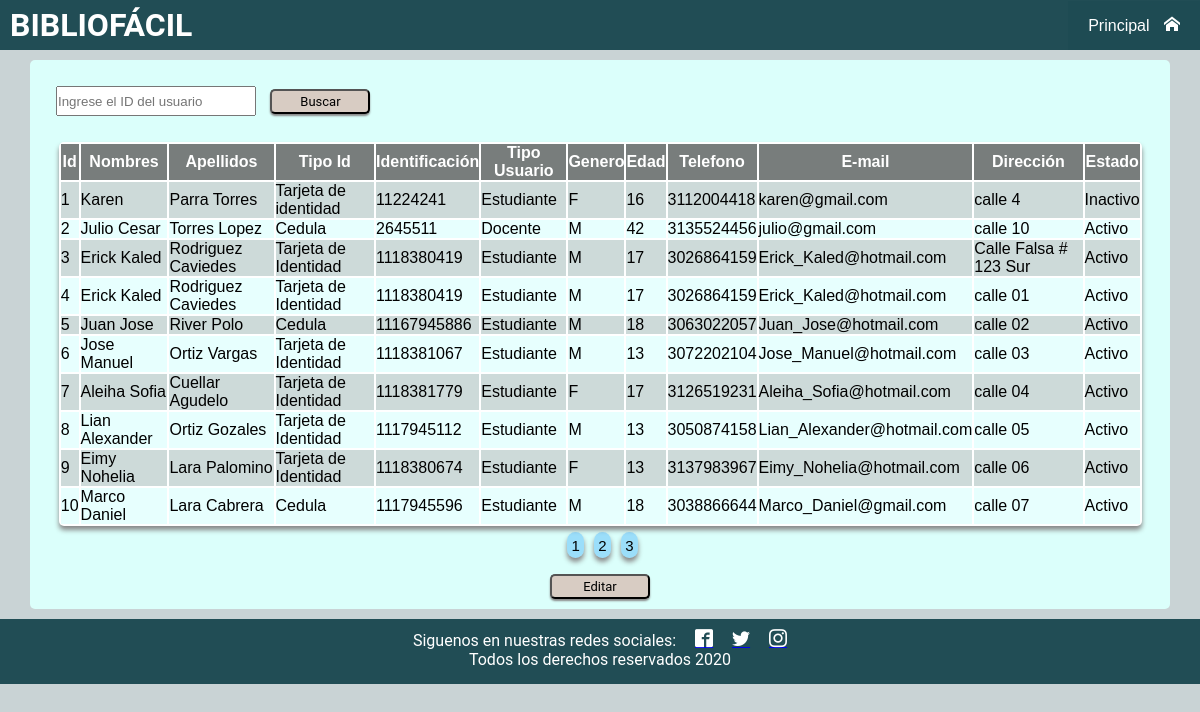
Screenshot of /editaUsuario.php with the database file from the repository.
### tables this page shows
CREATE TABLE `usuario` (
  `id_usuario` int(11) NOT NULL,
  `nombres` varchar(255) NOT NULL,
  `apellidos` varchar(50) NOT NULL,
  `tipo_usuario` varchar(100) DEFAULT NULL,
  `genero` varchar(50) NOT NULL,
  `edad` int(2) NOT NULL,
  `telefono` varchar(11) NOT NULL,
  `email` varchar(100) NOT NULL,
  `dirección` varchar(100) NOT NULL,
  `tipo_Id` varchar(50) DEFAULT NULL,
  `identificación` bigint(11) NOT NULL,
  `fecha_activacion` date DEFAULT current_timestamp(),
  `estado_usuario` int(1) DEFAULT NULL,
  `paz_y_salvo` varchar(2) NOT NULL DEFAULT 'S'
);

### editaUsuario.php (the view, shortened to what this page needs)
<?php
require_once('php/Conexion_bd.php');
$usuarios_activos = "SELECT id_usuario, nombres, apellidos, tipo_id, identificación, tipo_usuario,
	                 genero, edad, telefono, email, dirección, estado_usuario
                     FROM usuario";
$usuario_buscado = isset($_GET['id']) ?$_GET['id'] : '';
$usuario_lista = explode(' ', $usuario_buscado);
$arreglo = array();
$l = 0;
foreach($usuario_lista as $usuario_busca)
{
    $usuarios_activos .=" WHERE id_usuario LIKE :search{$l}";
    $arreglo[":search{$l}"] = '%' . $usuario_busca . '%';
    $l++;
}
$sentencia_conteo = $pdo->prepare($usuarios_activos);
$sentencia_conteo->execute($arreglo);
$resultado_sin_paginar = COUNT($sentencia_conteo->fetchAll());
$filas_a_mostrar = 10;
$total_paginas_a_mostrar = ceil($resultado_sin_paginar/$filas_a_mostrar);
$pagina_actual = isset($_GET['page']) ? $_GET['page'] : 0;
$parametro_pagina_sql = $pagina_actual * $filas_a_mostrar;
$usuarios_activos .= " LIMIT {$parametro_pagina_sql},{$filas_a_mostrar}";
$usuarios=$pdo->prepare($usuarios_activos);
$usuarios->execute($arreglo);
$resultado = $usuarios->fetchAll();
?>
<!DOCTYPE html>
<html>
    <head>
        <link rel="stylesheet" href="fonts/style.css">
        <link rel="stylesheet" href="css/hojaEstilos_editaUsario.css">
    </head>
<body>
    <header>
     <h1 class="h1">BIBLIOFÁCIL</h1>
       <nav class="menu">
           <ul>
                <li class = "submenu" ><a href="Principal_02.php">Principal
                   <span class="icon-home"></span></a>
                </li>
           </ul>
       </nav>
    </header>
    <div class="buscar" >
        <form id="buscar_form" method="get">
            <label for="">
            <input id="buscar_caja" type="text" name = "id" placeholder = "Ingrese el ID del usuario" value = "<?php echo $usuario_busca; ?>">
            <input id="buscar_envio" type="submit" name:= "buscar"  value="Buscar" >
            </label>
        </form>
    <div class="div_formulario">
    <table class="table1">
        <thead>
         <tr id="titulo_t1">
              <th>Id</th><th>Nombres</th><th>Apellidos</th><th>Tipo Id</th><th>Identificación</th>
              <th>Tipo Usuario</th><th>Genero</th><th>Edad</th><th>Telefono</th>
              <th>E-mail</th><th>Dirección</th><th>Estado</th>
         </tr>
        </thead>
        <tbody>
        <?php
            foreach($resultado as $rs)
            {
        ?>
          <tr>
              <td><?php echo  $rs['id_usuario']; ?></td>
              <td><?php echo  $rs['nombres']; ?></td>
              <td><?php echo  $rs['apellidos']; ?></td>
              <td><?php echo  $rs['tipo_id']; ?></td>
              <td><?php echo  $rs['identificación']; ?></td>
              <td><?php echo  $rs['tipo_usuario']; ?></td>
              <td><?php echo  $rs['genero']; ?></td>
              <td><?php echo  $rs['edad']; ?></td>
              <td><?php echo  $rs['telefono']; ?></td>
              <td><?php echo  $rs['email']; ?></td>
              <td><?php echo  $rs['dirección']; ?></td>
              <td id="estado" ><?php if($rs['estado_usuario'] == 1)
                        {
                            echo('Activo');
                        }
                        else
                        {
                            echo('Inactivo');
                        }
                   ?>
                </td>
          </tr>
        <?php
            }
        ?>
        </tbody>
    </table>
    <div id='boton_paginado'>
        <?php
            for($i = 1; $i <= $total_paginas_a_mostrar; $i++ )
                {
        ?>
            <li id="li" >
                <a id="paginado"  href="editaUsuario.php?page=<?php echo $i-1;?>" aria-label="page <?php echo $i;?>">
                    <?php echo $i;?>
                </a>
            </li>
        <?php
                }
        ?>
    </div>
    </div>
        <div class="form_edita">
            <button id="muestra" onclick="muestraFormulario()">Editar</button>
        </div>
    </div>
    <footer class="footer">
        <p>
            Siguenos en nuestras redes sociales:
            <a href="#" ><span class="icon-facebook2"></span></a>
            <a href="#" ><span class="icon-twitter"></span></a>
            <a href="#" ><span class="icon-instagram"></span></a><br>
            Todos los derechos reservados 2020
        </p>
    </footer>
</body>
</html>

### css/hojaEstilos_editaUsario.css (style rules this page uses)
* { margin: 0; padding: 0; box-sizing: border-box; font-family: sans-serif; }
body { background: rgba(30, 75, 83, 0.24); }
header { height: 50px; background: rgba(30, 75, 83, 0.98); color: #fff; display: flex; justify-content: flex-end; align-items: center; margin-bottom: 10px; }
h1 { color: #fff; margin-right: auto; padding: 10px; border-color: #747d8c; font-family: 'Roboto', sans-serif; }
.menu ul { background: rgba(30, 75, 83, 0.98); display:flex; list-style: none; }
.menu a { display: block; padding: 15px 20px; color:#fff; text-decoration: none; }
.menu a span { margin-left: 10px; }
.buscar { background: #DBFFFB; border-radius: 5px; margin-bottom: 15px; width: 95%; margin-top: 20px; margin-bottom: 20px; margin: auto; }
#buscar_form { padding: 1em; }
#buscar_caja { width: 200px; height: 30px; margin: 10px 10px; }
#buscar_envio { width: 100px; height: 25px; background: #D8CCC3; margin: auto; margin-bottom: 10px; color:#000; border-radius: 5px; cursor: pointer; font-family: 'Roboto', sans-serif; font-size: 13px; -webkit-box-shadow: 0 2px 2px #888888; -moz-box-shadow: 0 2px 2px #888888; box-shadow: 0 2px 2px #888888; }
.form_edita { text-align: center; }
#muestra { width: 100px; height: 25px; background: #D8CCC3; margin: auto; margin-bottom: 10px; color:#000; font-family: 'Roboto', sans-serif; font-size: 13px; border-radius: 5px; cursor: pointer; -webkit-box-shadow: 0 2px 2px #888888; -moz-box-shadow: 0 2px 2px #888888; box-shadow: 0 2px 2px #888888; }
p { font-family: 'Roboto', sans-serif; font-size: 20px }
#boton_paginado { margin: auto; text-align: center; margin-top: 10px; margin-bottom: 20px; }
#li { list-style: none; text-align: center; cursor: pointer; display: inline-block; }
#paginado { text-decoration: none; color: #000; background: rgba(0, 143, 248, 0.29); padding: 0.3em; margin-left: 5px; border-radius: 3em; font-size: 15px; -webkit-box-shadow: 0 10px 5px #888888; -moz-box-shadow: 0 10px 5px #888888; box-shadow: 0 4px 5px #888888; }
.div_formulario { margin: auto; }
.table1 { width: 95%; margin-left: 1.8em; background: rgb(255, 255, 255); font-family: 'Roboto', sans-serif; border-radius: 5px; -webkit-box-shadow: 0 10px 5px #888888; -moz-box-shadow: 0 10px 5px #888888; box-shadow: 0 4px 5px #888888; margin-bottom: 10px; }
#titulo_t1 { background: rgba(49, 56, 55, 0.65); border: 0; color:#fff; }
.table1 tr:nth-child(odd) { background: rgba(178, 198, 197, 0.65); }
.table1 tr:nth-child(even) { background: rgba(218, 255, 253, 0.65) ; }
.footer { width: 100%; height: 65px; background-color: rgba(30, 75, 83, 0.98); overflow: hidden; margin-top: 10px; }
.footer p { text-align: center; color: #fff; font-size: 16px; margin-top: 10px; }
.footer a span { margin-left: 15px; font-size: 18px; color:#fff; }

### rows the page displays
usuario: id_usuario "1", nombres "Karen", apellidos "Parra Torres", tipo_Id "Tarjeta de identidad", identificación "11224241", tipo_usuario "Estudiante", genero "F", edad "16", telefono "3112004418", email "karen@gmail.com", dirección "calle 4", estado_usuario "Inactivo"
usuario: id_usuario "2", nombres "Julio Cesar", apellidos "Torres Lopez", tipo_Id "Cedula", identificación "2645511", tipo_usuario "Docente", genero "M", edad "42", telefono "3135524456", email "julio@gmail.com", dirección "calle 10", estado_usuario "Activo"
usuario: id_usuario "3", nombres "Erick Kaled", apellidos "Rodriguez Caviedes", tipo_Id "Tarjeta de Identidad", identificación "1118380419", tipo_usuario "Estudiante", genero "M", edad "17", telefono "3026864159", email "Erick_Kaled@hotmail.com", dirección "Calle Falsa # 123 Sur", estado_usuario "Activo"
usuario: id_usuario "4", nombres "Erick Kaled", apellidos "Rodriguez Caviedes", tipo_Id "Tarjeta de Identidad", identificación "1118380419", tipo_usuario "Estudiante", genero "M", edad "17", telefono "3026864159", email "Erick_Kaled@hotmail.com", dirección "calle 01", estado_usuario "Activo"
usuario: id_usuario "5", nombres "Juan Jose", apellidos "River Polo", tipo_Id "Cedula", identificación "11167945886", tipo_usuario "Estudiante", genero "M", edad "18", telefono "3063022057", email "Juan_Jose@hotmail.com", dirección "calle 02", estado_usuario "Activo"
usuario: id_usuario "6", nombres "Jose Manuel", apellidos "Ortiz Vargas", tipo_Id "Tarjeta de Identidad", identificación "1118381067", tipo_usuario "Estudiante", genero "M", edad "13", telefono "3072202104", email "Jose_Manuel@hotmail.com", dirección "calle 03", estado_usuario "Activo"
usuario: id_usuario "7", nombres "Aleiha Sofia", apellidos "Cuellar Agudelo", tipo_Id "Tarjeta de Identidad", identificación "1118381779", tipo_usuario "Estudiante", genero "F", edad "17", telefono "3126519231", email "Aleiha_Sofia@hotmail.com", dirección "calle 04", estado_usuario "Activo"
usuario: id_usuario "8", nombres "Lian Alexander", apellidos "Ortiz Gozales", tipo_Id "Tarjeta de Identidad", identificación "1117945112", tipo_usuario "Estudiante", genero "M", edad "13", telefono "3050874158", email "Lian_Alexander@hotmail.com", dirección "calle 05", estado_usuario "Activo"
usuario: id_usuario "9", nombres "Eimy Nohelia", apellidos "Lara Palomino", tipo_Id "Tarjeta de Identidad", identificación "1118380674", tipo_usuario "Estudiante", genero "F", edad "13", telefono "3137983967", email "Eimy_Nohelia@hotmail.com", dirección "calle 06", estado_usuario "Activo"
usuario: id_usuario "10", nombres "Marco Daniel", apellidos "Lara Cabrera", tipo_Id "Cedula", identificación "1117945596", tipo_usuario "Estudiante", genero "M", edad "18", telefono "3038866644", email "Marco_Daniel@gmail.com", dirección "calle 07", estado_usuario "Activo"
